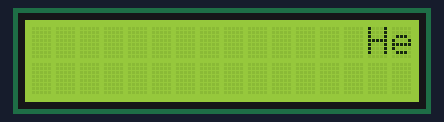
Simulated run of this sketch. Board: Arduino Uno, built with avr-gcc and run on an emulated ATmega328P. Parts: 16×2 character LCD.

Above: at 0.2 s.
At 0.95 s:
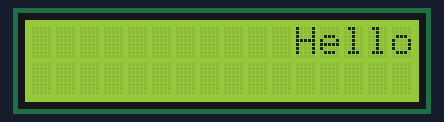
At 1.45 s:
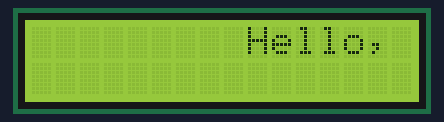
At 1.95 s:
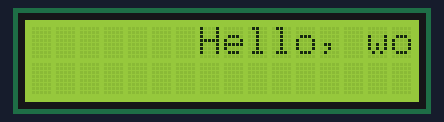
At 2.96 s:
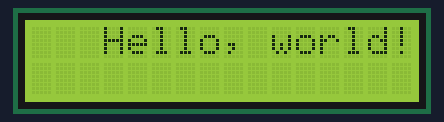
At 3.97 s:
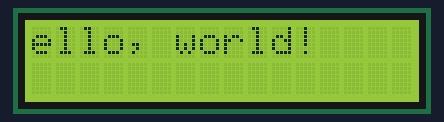

Measured:
- by itself, everything shown: repeats every 4.0 s, in 16 steps

The sketch:

Program07.ino
```cpp
#include <Wire.h>
#include <LiquidCrystal_I2C.h>

char array[]="Hello World!";

LiquidCrystal_I2C lcd(0x27,16,2);

void setup()
{
  lcd.init();
  lcd.backlight();
}

void loop()
{
  lcd.setCursor(15, 0);
  lcd.print("Hello, world!");

  for (int i = 0; i < 16; i++)
  {
    lcd.scrollDisplayLeft();
    delay(250);
  }
  lcd.clear(); //Clears the LCD screen and positions the cursor in the upper-left  corner.
}
```
